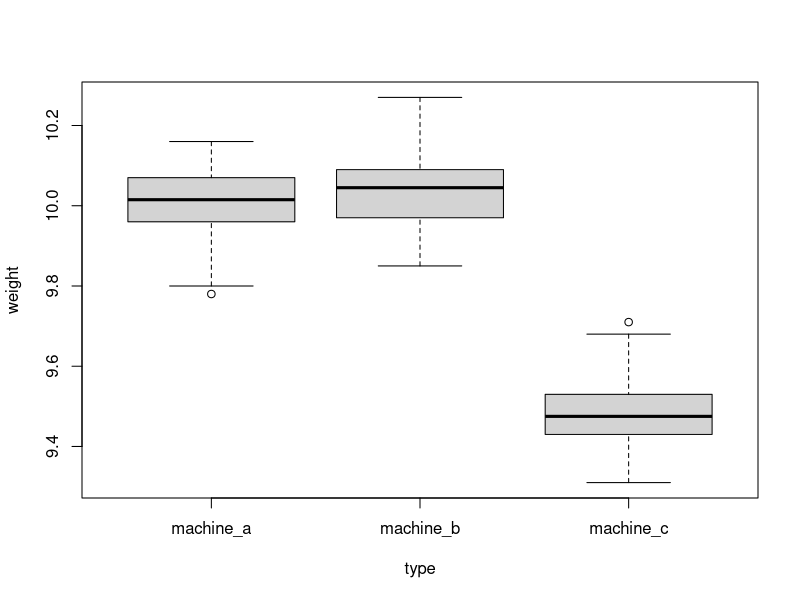

Generate this figure with R:

# 3行以下で終わる分析の例：推測統計編|R言語ではじめるプログラミングとデータ分析
# 馬場真哉


# 母比率の検定：二項検定 --------------------------------------------------------------------

# 10回コインを投げて、8回が表だった
# このコインはイカサマコインとみなせるか
# 母比率の検定：二項検定
# 片側検定(上側)
binom.test(x = 8, n = 10, alternative = "greater")


# memo：片側検定・両側検定
# 参考：片側検定(下側)
binom.test(x = 8, n = 10, alternative = "less")
# 両側検定
binom.test(x = 8, n = 10, alternative = "two.sided")


# memo：binom.testを使わないでp値を計算する
x <- 8
n <- 10
p <- 0.5
# 片側検定(上側)
sum(dbinom(x = x:n, size = n, prob = p))


# memo：基準となる確率を変える
binom.test(x = 8, n = 10, p = 0.4, alternative = "greater")


# 分割表の検定：χ二乗検定 -------------------------------------------------------------------

# 分割表の検定：χ二乗検定
fish_chicken <- read.csv("2-9-5-fish-chicken.csv")
t_fish_chicken <- table(fish_chicken)
chisq.test(t_fish_chicken, correct = FALSE)


# memo：クロス集計表の復習
table(fish_chicken)


# memo：3カテゴリに対する検定
favorite_food <- read.csv("2-9-6-favorite-food.csv")
t_favorite_food <- table(favorite_food)
t_favorite_food
chisq.test(t_favorite_food, correct = FALSE)


# 1群の平均値に対する検定：1変量のt検定 -----------------------------------------------------------------

# 1群の平均値に対する検定：1変量のt検定
parts_weight <- read.csv("2-13-1-parts-weight.csv")
head(parts_weight, n = 3)
t.test(x = parts_weight$parts_weight, mu = 10)


# 2群の平均値の差の検定：（対応のある）t検定 --------------------------------------------------

# 2群の平均値の差の検定：（対応のある）t検定
aft_training <- read.csv("2-13-2-bef-training.csv")
bef_training <- read.csv("2-13-3-aft-training.csv")
t.test(bef_training$time, aft_training$time, paired = TRUE)


# memo：データの確認
aft_training
bef_training


# memo：1変量のt検定と、対応のあるt検定の比較
diff_time <- bef_training$time - aft_training$time
t.test(diff_time, mu = 0)


# 2群の平均値の差の検定：（対応のない）t検定 --------------------------------------------------

# 2群の平均値の差の検定：（対応のない）t検定
two_machine <- read.csv("2-13-4-two-machine.csv")
head(two_machine, n = 3)
t.test(formula = weight ~ type, data = two_machine)


# memo：データの確認
tapply(two_machine$weight, two_machine$type, summary)


# 2群の中央値の差の検定：Wilcoxonの検定 ---------------------------------------------------------

# 2群の中央値の差の検定：Wilcoxonの検定
two_machine <- read.csv("2-13-4-two-machine.csv")
wilcox.test(formula = weight ~ type, data = two_machine)


# 3群以上の差の検定：1元配置分散分析 ------------------------------------------------------

# 3群以上の差の検定：1元配置分散分析
three_machine <- read.csv("2-13-5-three-machine.csv")
mod_lm <- lm(weight ~ type, data = three_machine)
anova(mod_lm)


# memo：aov関数を使う方法
mod_aov <- aov(weight ~ type, data = three_machine)
summary(mod_aov)


# memo：データの確認
# データの先頭の3行を確認
head(three_machine, n = 3)
# 装置ごとの生産部品の要約統計量
tapply(three_machine$weight, three_machine$type, summary)


# memo：箱ひげ図の描画
boxplot(weight ~ type, data = three_machine)
 

# 3群以上の差の検定：クラスカル・ウォリス検定 ------------------------------------------------------

# 3群以上の差の検定：クラスカル・ウォリス検定
three_machine <- read.csv("2-13-5-three-machine.csv")
kruskal.test(weight ~ type, data = three_machine)


# 多重比較法 ------------------------------------------------------------------

# 多重比較法
three_machine <- read.csv("2-13-5-three-machine.csv")
pairwise.t.test(three_machine$weight, three_machine$type,
                p.adj = "bonferroni")


# 参考：ボンフェローニの方法以外の方法を使う場合はヘルプを参照
?pairwise.t.test


# 相関係数とその検定 ----------------------------------------------------------

# 相関係数とその検定
sales_population <- read.csv("2-9-3-sales-population.csv")
cor.test(x = sales_population$beef, 
         y = sales_population$resident_population)


# memo：相関行列の計算
cor(sales_population)


# memo：ノンパラメトリックな順位相関係数の検定
# スピアマンの順位相関係数の検定
cor.test(x = sales_population$beef, 
         y = sales_population$resident_population,
         method = "spearman")
# ケンドールの順位相関係数の検定
cor.test(x = sales_population$beef, 
         y = sales_population$resident_population,
         method = "kendall")

